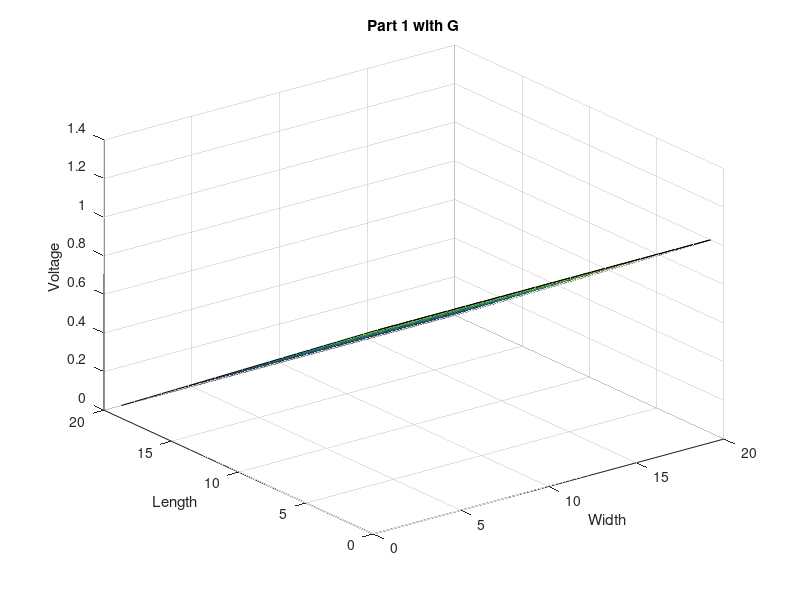

The MATLAB script that drew this image:
%Part 1 With G
close all;
clear

nx =20;
ny =20;
G =zeros(nx*ny,nx*ny);
totnum =nx*ny;
i=1;
j=1;
ConM =zeros(ny,nx);
%ConM is an empty conductivity matrix
for i =1:1:ny
    for j =1:1:nx
        ConM(i,j) =1;
    end
end

Mat0 =zeros(nx*ny,1);

for i =1:1:ny
    for j =1:1:nx
    n = j+(i-1)*nx;
    if i == 1
        G(n,:) =0;
        G(n,n) =1;
        Mat0(n,1) =1;
    elseif i == ny
        G(n,:) =0;
        G(n,n) =1;
        Mat0(n,1) =0;
    elseif j == 1
        G(n,n+1) =2*ConM(i+1,j)+1/(2*ConM(i,j));             
        G(n,n-1) =2*ConM(i-1,j)+1/(2*ConM(i,j));
        G(n,n+nx) =2*ConM(i,j+1)+1/(2*ConM(i,j));
        G(n,n) =-(G(n,n+1)+G(n,n-1)+G(n,n+nx));
    elseif j == nx
        G(n,n+1) =2*ConM(i+1,j)+1/(2*ConM(i,j));             
        G(n,n-1)=2*ConM(i-1,j)+1/(2*ConM(i,j));
        G(n,n-nx) =2*ConM(i,j-1)+1/(2*ConM(i,j));
        G(n,n) =-(G(n,n+1)+G(n,n-1)+G(n,n-nx));
    else
        G(n,n+1) =2*ConM(i+1,j)+1/(2*ConM(i,j));
        G(n,n-1) =2*ConM(i-1,j)+1/(2*ConM(i,j));
        G(n,n-nx) =2*ConM(i,j-1)+1/(2*ConM(i,j));
        G(n,n+nx) =2*ConM(i,j+1)+1/(2*ConM(i,j));
        G(n,n) =-(G(n,n+1)+G(n,n-1)+G(n,n-nx)+G(n,n+nx));
        end
    end
end
 Vol=G\Mat0;
 Mat1=zeros(ny,nx,1);
 for i =1:1:ny
     for j =1:1:nx
         n =j+(i-1)*nx;
         Mat1(i,j) =Vol(n);
     end
 end
 figure(1);
 surf(Mat1(:,:,1));
 title 'Part 1 with G';
 xlabel 'Width';
 ylabel 'Length';
 zlabel 'Voltage';
        